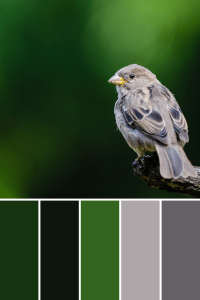
#> input picture dataset/spring_bird.png, 200 x 300 px
$ jupyter execute --allow-errors k_means_clustering_study.ipynb   (shell and % lines are left out)
#> lines starting #> are read from the running program, lines starting #| are printed output that depends on the picture
# K-Means Clustering

- machine learning algorithm for data clustering or data segmentation

# K-Means - via Scikit

[cell 1]
import matplotlib.pyplot as plt
import seaborn as sns; sns.set() # for plot styling
import numpy as np

K-Means
- searches for a pre-determined number of clusters
- within an unlabeled multidimensional dataset
(unsupervised learning)

Optimal Clustering Criteria

- "Cluster Center" : arithmetic mean of all points belonging to cluster
- Each point is closer to its own cluster center than to other cluster centers

[cell 2]
from sklearn.datasets import make_blobs

X, y_true = make_blobs(n_samples=300, centers=4, cluster_std=0.60, random_state=0)
plt.scatter(X[:, 0], X[:, 1], s=50)
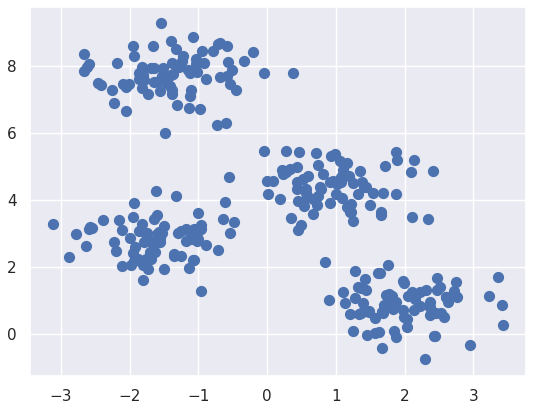
#> figure drawn by matplotlib, 1 panel

[cell 3]
from sklearn.cluster import KMeans
kmeans = KMeans(n_clusters=4)
kmeans.fit(X)
y_kmeans = kmeans.predict(X)

[cell 4]
plt.scatter(X[:, 0], X[:, 1], c=y_kmeans, s=50, cmap='viridis')

centers = kmeans.cluster_centers_
plt.scatter(centers[:, 0], centers[:, 1], c='black', s=200, alpha=0.5)
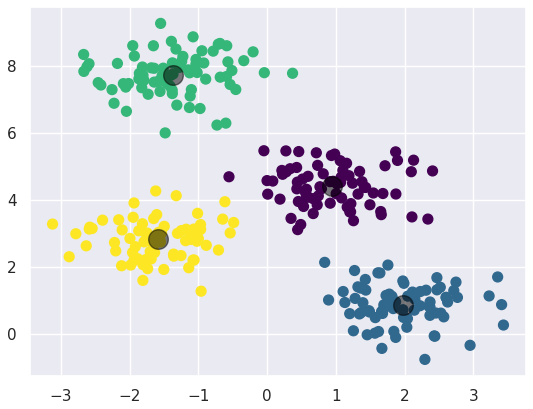
#> figure drawn by matplotlib, 1 panel

[cell 5]
from sklearn.datasets import load_sample_image

image = load_sample_image('flower.jpg')
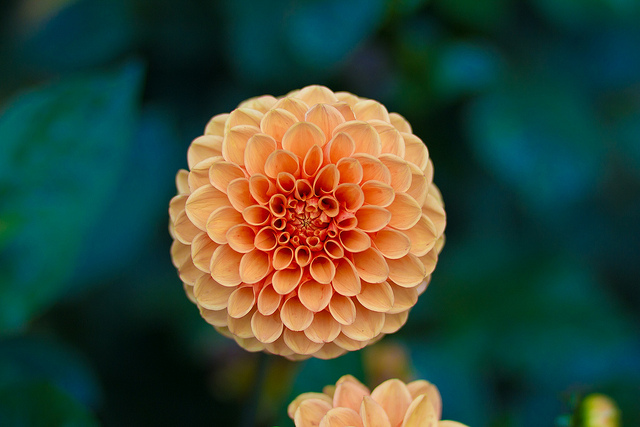
#> image: shape (427, 640, 3); mean R, G, B 55.1, 73.6, 57

ax = plt.axes(xticks=[], yticks=[])
ax.imshow(image)

[cell 6]
image.shape
#> Out = (427, 640, 3)

[cell 7]
image

[cell 8]
image_data = image / 255.0  # change 0..1 scale
image_data = image_data.reshape(427 * 640, 3)
image_data.shape
#> Out = (273280, 3)

[cell 9]
# Visualize pixels in color space
# Use subset 0f 10,000 pixels (for efficiency)

def plot_pixels(image_data, title, colors=None, N=10000):
#> called with image_data = array of shape (273280, 3), N = 10000
    if colors is None:
        colors = image_data

    # choose a random subset
    rng = np.random.RandomState(0)
    i = rng.permutation(image_data.shape[0])[:N]
    colors = colors[i]
    R, G, B = image_data[i].T
#> R = 10000 values, max 1 at index 1012, min 0 at index 1, mean 0.217; G = 10000 values, max 0.863 at index 1656, min 0 at index 164, mean 0.29; B = 10000 values, max 0.737 at index 1656, min 0 at index 44, mean 0.225

    fig, ax = plt.subplots(1, 2, figsize=(16, 6))
    ax[0].scatter(R, G, color=colors, marker='.')
    ax[0].set(xlabel='Red', ylabel='Green', xlim=(0, 1), ylim=(0, 1))

    ax[1].scatter(R, B, color=colors, marker='.')
    ax[1].set(xlabel='Red', ylabel='Blue', xlim=(0, 1), ylim=(0, 1))

    fig.suptitle(title, size=20);

[cell 10]
plot_pixels(image_data, 'Input color space: 16 million possible colors')
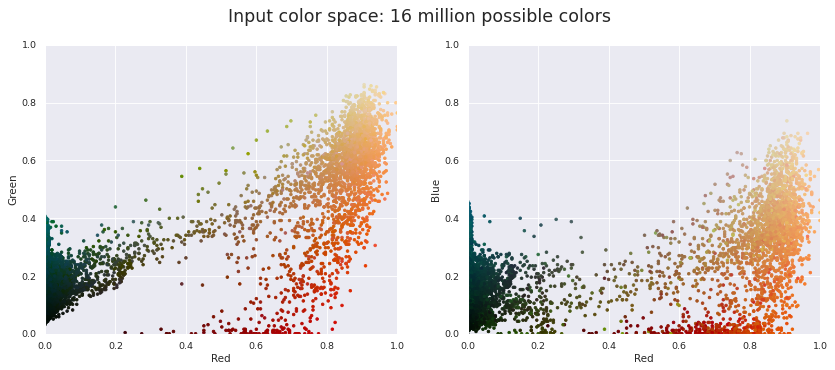
#> figure drawn by matplotlib, 2 panels

[cell 11]
from sklearn.cluster import MiniBatchKMeans
# get mini batch (subset) of data for faster processing

kmeans = MiniBatchKMeans(16)
kmeans.fit(image_data)
new_colors = kmeans.cluster_centers_[kmeans.predict(image_data)]

plot_pixels(image_data, colors=new_colors, title="Reduced color space: 16 colors")
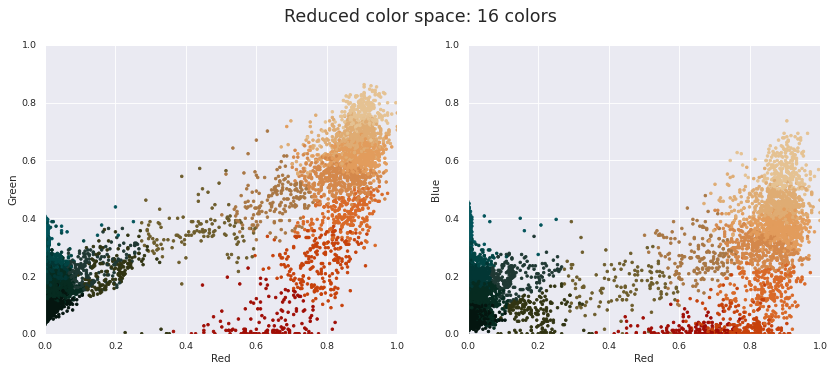
#> figure drawn by matplotlib, 2 panels

[cell 12]
new_colors.shape
#> Out = (273280, 3)

[cell 13]
image_recolored = new_colors.reshape(image.shape)
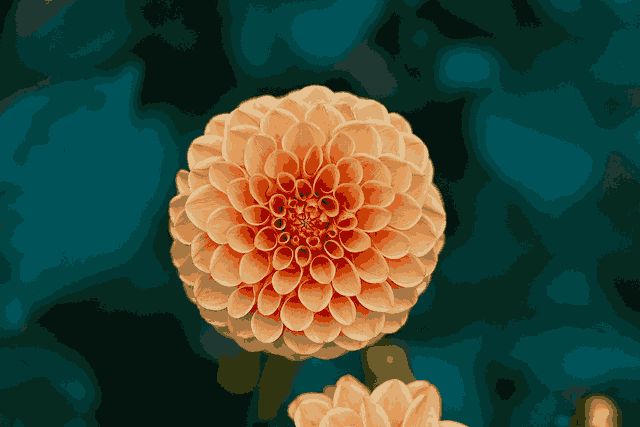
#> image_recolored: shape (427, 640, 3) float64; mean R, G, B 0.216, 0.288, 0.223
# reshape back to original image shape

print('Dimensions : ', image_recolored.shape)
#| Dimensions :  (427, 640, 3)
print(image_recolored)
#> (printed output is left out)

[cell 14]
fig, ax = plt.subplots(1, 2, figsize=(16,6),
                       subplot_kw=dict(xticks=[], yticks=[]))

fig.subplots_adjust(wspace=0.05)

ax[0].imshow(image)
ax[0].set_title('Original Image', size=16)

ax[1].imshow(image_recolored)
ax[1].set_title('16-color Image', size=16)

# Generating Color Palette

[cell 15]
import pandas as pd

[cell 16]
np.array(image)

[cell 17]
# check if colors have 3 channels (RGB)
n_dims = np.array(image).shape[-1]
#> n_dims = 3
n_dims
#> Out = 3

[cell 18]
# gather r, g, b values
r, g, b = np.array(image).reshape(-1, n_dims).T
print(r, g, b)
#> (printed output is left out)

[cell 19]
# store values in data frame / table
df_rgb = pd.DataFrame({"R": r, "G": g, "B": b}).sample(n=1000)
#> df_rgb = table of 1000 rows and 3 columns
df_rgb
#> Out = table of 1000 rows and 3 columns

[cell 20]
palette_size = 6

[cell 21]
kmeans_model = KMeans(n_clusters = palette_size,
                      random_state=0,
                      init="k-means++",
                      n_init="auto").fit(df_rgb)

[cell 22]
kmeans_model.cluster_centers_.astype(int).tolist()
#> Out = [[185, 63, 20], [17, 48, 33], [220, 155, 94], [0, 78, 83], [2, 56, 53], [5, 24, 17]]

[cell 23]
palette = kmeans_model.cluster_centers_.astype(int).tolist()
#> palette has the same summary as Out
palette

[cell 24]
import seaborn as sns
import colorsys

Sort RGB values based on ascending order
- refer to their converted HSV values
- first element of each tuple in sorted list will have lowest HSV value

NOTE. Optional Step -- done for better viewing purposes

[cell 25]
palette.sort(key=lambda rgb: (lambda r, g, b : colorsys.rgb_to_hsv(r, g, b))(*rgb))
# sort RGB tuples in palette based on their HSV values
# note. list orderd by Value (i.e. brightness or intensity of color)
#       from 0 to 100 : 0 == black, 100 == brightest/most color

[cell 26]
palette
#> Out = [[185, 63, 20], [220, 155, 94], [17, 48, 33], [5, 24, 17], [2, 56, 53], [0, 78, 83]]

# Visualize palette via Plotly Express

[cell 27]
import plotly.express as px

[cell 28]
img_rgb = np.array([palette], dtype=np.uint8)
#> img_rgb has the same summary as Out
fig = px.imshow(img_rgb)

fig.update_xaxes(visible=False)
fig.update_yaxes(visible=False)
fig.show()

# Visualize palette via Seaborn

[cell 29]
# Convert RGB to HEX

def rgb_to_hex(r, g, b):
  return '#{:02x}{:02x}{:02x}'.format(r, g, b)

[cell 30]
list_hex = []

for each_rgb_col in palette:
  list_hex.append(rgb_to_hex(each_rgb_col[0], each_rgb_col[1], each_rgb_col[2]))
#> this loop made 6 passes
#> after the loop, list_hex = ['#b93f14', '#dc9b5e', '#113021', '#051811', '#023835', '#004e53']

list_hex
#> Out has the same summary as list_hex

[cell 31]
sns.set_palette(list_hex)

[cell 32]
sns.color_palette()

[cell 33]
ax = plt.axes(xticks=[], yticks=[])
ax.imshow(image)

sns.color_palette(list_hex)
#> Out = [(0.725, 0.247, 0.0784), (0.863, 0.608, 0.369), (0.0667, 0.188, 0.129), (0.0196, 0.0941, 0.0667), (0.00784, 0.22, 0.208), (0, 0.306, 0.325)]

## with HEX labels

[cell 34]
list_hex
#> Out has the same summary as list_hex

Using Seaborn

[cell 35]
sns.palplot(list_hex)

for i, hex_value in enumerate(list_hex):
    plt.text(i, 0.75, hex_value, fontsize=10, ha='center')
#> this loop made 6 passes
#> hex_value on passes 1 to 6: '#b93f14', '#dc9b5e', '#113021', '#051811', '#023835', '#004e53'
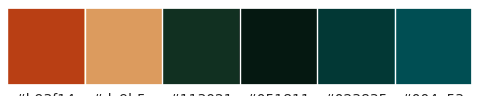
#> figure drawn by matplotlib, 1 panel

Using Plotly Express

[cell 36]
img_rgb = np.array([palette], dtype=np.uint8)
fig = px.imshow(img_rgb)

[cell 37]
fig.update_layout(xaxis=dict(ticktext=list_hex, tickvals=list(range(len(list_hex)))), margin=dict(t=0, b=0, l=10, r=10))
fig.update_yaxes(visible=False)
fig.show()

# DEMO

[cell 38]
def generate_palette(image, palette_size):
  n_dims = np.array(image).shape[-1]

  r, g, b = np.array(image).reshape(-1, n_dims).T

  df = pd.DataFrame({"R": r, "G": g, "B": b}).sample(n=1000)

  kmeans_model = KMeans(n_clusters=palette_size,
                        random_state=0,
                        init="k-means++",
                        n_init="auto").fit(df)
  palette = kmeans_model.cluster_centers_.astype(int).tolist()
  palette.sort(key=lambda rgb: (lambda r, g, b: colorsys.rgb_to_hsv(r, g, b))(*rgb))
  list_hex=[]
  for each_rgb_col in palette:
    # call rgb_to_hex func
    list_hex.append(rgb_to_hex(each_rgb_col[0], each_rgb_col[1], each_rgb_col[2]))

  sns.set_palette(list_hex)
  return sns.color_palette()

Wallpaper link:
https://www.abercrombiekent.co.uk/-/media/abercrombieandkent/images/page-header-images/europe/germany/germany__0001_germany-berlin-brandenburg-gate_shutterstock_367652915.jpg?w=1920&h=940

[cell 39]
img_link = input("Image Link:")
#> the answer given: ../dataset/spring_bird.png

[cell 40]
import requests
from io import BytesIO
from PIL import Image, ImageColor

[cell 41]
response = requests.get(img_link)
img = Image.open(BytesIO(response.content))
#> img is the input picture: PIL image 200x300 P; mean R, G, B 57.3, 78.6, 50.6
img.resize((round(img.size[0]/3), round(img.size[1]/3))) # resize to fit here
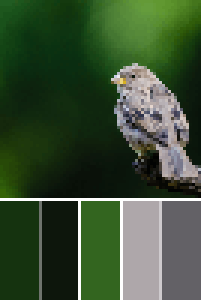
#> Out: PIL image 67x100 P (shown 3 times larger); mean R, G, B 57.9, 79.3, 51.2

#> (a cell that did not finish here is left out)
